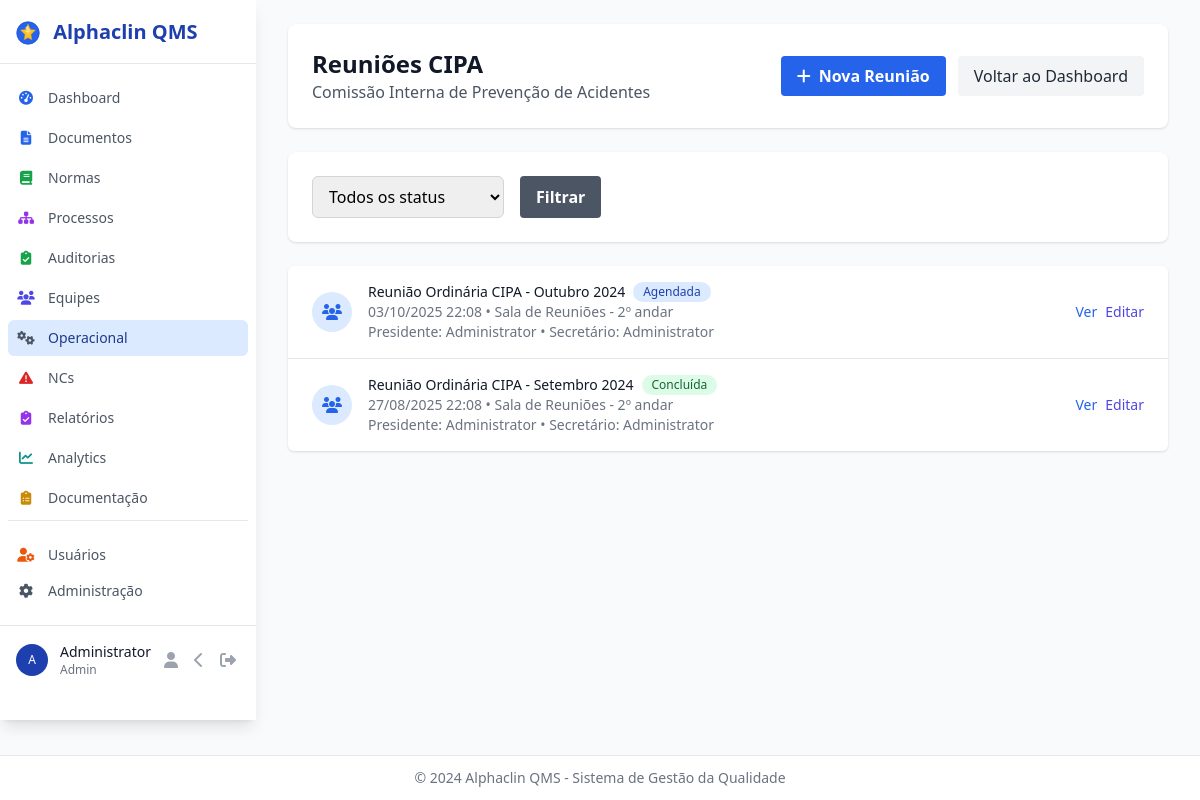
/operational/cipa (signed in), run on an earlier commit of the app's database.
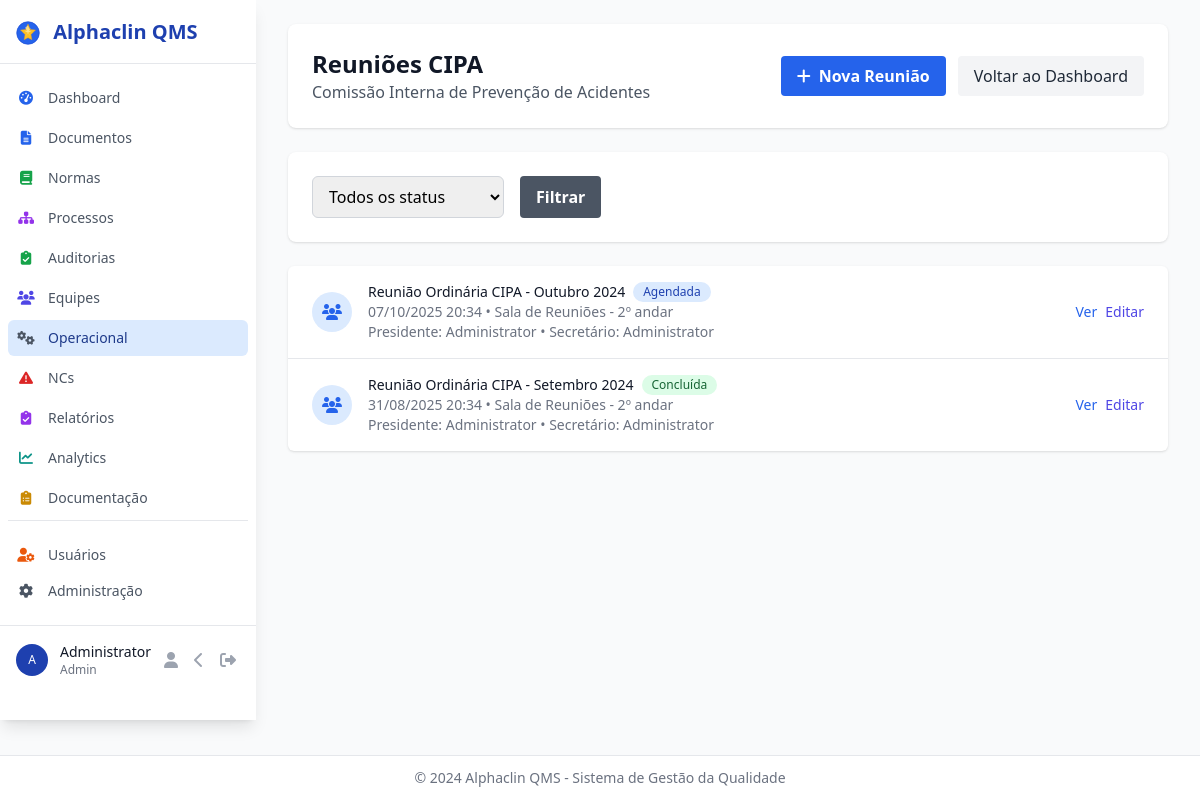
And on a later commit of the database.
### models.py (models this page shows)
class CIPAMeeting(db.Model):
    __tablename__ = 'cipa_meetings'
    id = db.Column(db.Integer, primary_key=True)
    title = db.Column(db.String(255), nullable=False)
    meeting_date = db.Column(db.DateTime, nullable=False)
    location = db.Column(db.String(255))
    agenda = db.Column(db.Text)
    minutes = db.Column(db.Text)  # Ata da reunião
    decisions = db.Column(db.Text)
    next_meeting_date = db.Column(db.DateTime)
    chairperson_id = db.Column(db.Integer, db.ForeignKey('users.id'))
    secretary_id = db.Column(db.Integer, db.ForeignKey('users.id'))
    status = db.Column(db.String(50), default='scheduled')  # scheduled, in_progress, completed, cancelled
    created_at = db.Column(db.DateTime, default=datetime.utcnow)
    updated_at = db.Column(db.DateTime, default=datetime.utcnow, onupdate=datetime.utcnow)
    chairperson = db.relationship('User', foreign_keys=[chairperson_id])
    secretary = db.relationship('User', foreign_keys=[secretary_id])
    attendees = db.relationship('User', secondary='cipa_attendees', backref='cipa_meetings')

class User(UserMixin, db.Model):
    __tablename__ = 'users'
    id = db.Column(db.Integer, primary_key=True)
    username = db.Column(db.String(80), unique=True, nullable=False)
    email = db.Column(db.String(120), unique=True, nullable=False)
    password_hash = db.Column(db.String(255), nullable=False)
    full_name = db.Column(db.String(255), nullable=False)
    role = db.Column(db.Enum(UserRole), default=UserRole.USER, nullable=False)
    is_active = db.Column(db.Boolean, default=True, nullable=False)
    created_at = db.Column(db.DateTime, default=datetime.utcnow)
    last_login = db.Column(db.DateTime)
    __table_args__ = (
        db.Index('idx_users_role', 'role'),
        db.Index('idx_users_active', 'is_active'),
        db.Index('idx_users_last_login', 'last_login'),
        db.Index('idx_users_email', 'email'),
    )
    created_documents = db.relationship('Document', foreign_keys='Document.created_by_id', backref='creator', lazy='dynamic')
    assigned_audits = db.relationship('Audit', foreign_keys='Audit.assigned_auditor_id', backref='assigned_auditor', lazy='dynamic')

### blueprints/operational.py (the view)
@operational_bp.route('/cipa')
@login_required
def cipa_index():
    page = request.args.get('page', 1, type=int)
    status_filter = request.args.get('status')
    query = CIPAMeeting.query
    if status_filter:
        query = query.filter_by(status=status_filter)
    cipa_meetings = query.order_by(CIPAMeeting.meeting_date.desc()).paginate(page=page, per_page=10)
    return render_template('operational/cipa/index.html', cipa_meetings=cipa_meetings)

### blueprints/operational.py (called while the page is built)
@operational_bp.context_processor
def inject_datetime():
    return {'datetime': datetime}

### templates/operational/cipa/index.html (shortened to what the changed rows need)
{% extends "base.html" %}
{% block content %}
<div class="space-y-6">
    <div class="bg-white shadow rounded-lg p-6">
        <div class="flex items-center justify-between">
            <div>
                <h1 class="text-2xl font-bold text-gray-900">Reuniões CIPA</h1>
            </div>
        </div>
    </div>
    <div class="bg-white shadow overflow-hidden sm:rounded-md">
        <ul class="divide-y divide-gray-200">
            {% for meeting in cipa_meetings.items %}
            <li>
                <div class="px-4 py-4 sm:px-6">
                    <div class="flex items-center justify-between">
                        <div class="flex items-center">
                            <div class="flex-shrink-0 h-10 w-10">
                                <div class="h-10 w-10 rounded-full bg-blue-100 flex items-center justify-center">
                                    <i class="fas fa-users text-blue-600"></i>
                                </div>
                            </div>
                            <div class="ml-4">
                                <div class="flex items-center">
                                    <h3 class="text-sm font-medium text-gray-900">{{ meeting.title }}</h3>
                                    <span class="ml-2 inline-flex items-center px-2.5 py-0.5 rounded-full text-xs font-medium
                                        {% if meeting.status == 'scheduled' %}bg-blue-100 text-blue-800
                                        {% elif meeting.status == 'in_progress' %}bg-yellow-100 text-yellow-800
                                        {% elif meeting.status == 'completed' %}bg-green-100 text-green-800
                                        {% else %}bg-red-100 text-red-800{% endif %}">
                                        {% if meeting.status == 'scheduled' %}Agendada
                                        {% elif meeting.status == 'in_progress' %}Em Andamento
                                        {% elif meeting.status == 'completed' %}Concluída
                                        {% else %}Cancelada{% endif %}
                                    </span>
                                </div>
                                <p class="text-sm text-gray-500">
                                    {{ meeting.meeting_date.strftime('%d/%m/%Y %H:%M') }} • {{ meeting.location or 'Local não definido' }}
                                </p>
                                <p class="text-sm text-gray-500">
                                    Presidente: {{ meeting.chairperson.full_name }} • Secretário: {{ meeting.secretary.full_name }}
                                </p>
                            </div>
                        </div>
                        <div class="flex items-center space-x-2">
                            <a href="{{ url_for('operational.cipa_view', id=meeting.id) }}"
                               class="text-blue-600 hover:text-blue-900 text-sm font-medium">
                                Ver
                            </a>
                            <a href="{{ url_for('operational.cipa_edit', id=meeting.id) }}"
                               class="text-indigo-600 hover:text-indigo-900 text-sm font-medium">
                                Editar
                            </a>
                        </div>
                    </div>
                </div>
            </li>
            {% endfor %}
        </ul>
    </div>
</div>
{% endblock %}

What changed in the data, as far as the page shows it:
changed CIPAMeeting "Reunião Ordinária CIPA - Outubro 2024": meeting_date "03/10/2025 22:08" → "07/10/2025 20:34"
changed CIPAMeeting "Reunião Ordinária CIPA - Setembro 2024": meeting_date "27/08/2025 22:08" → "31/08/2025 20:34"
